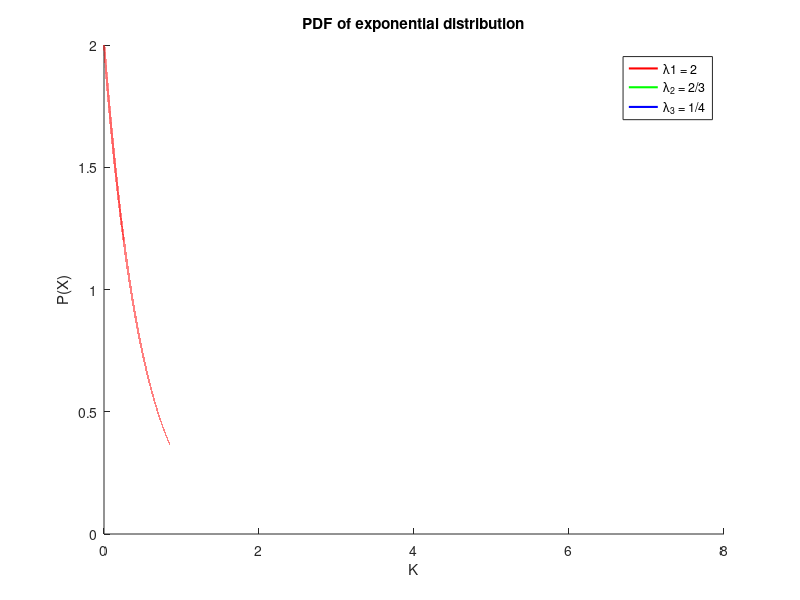
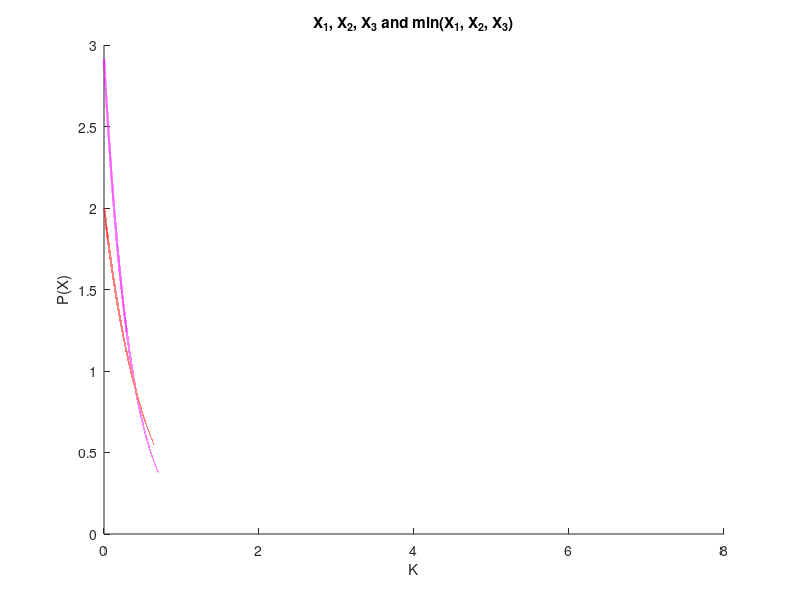
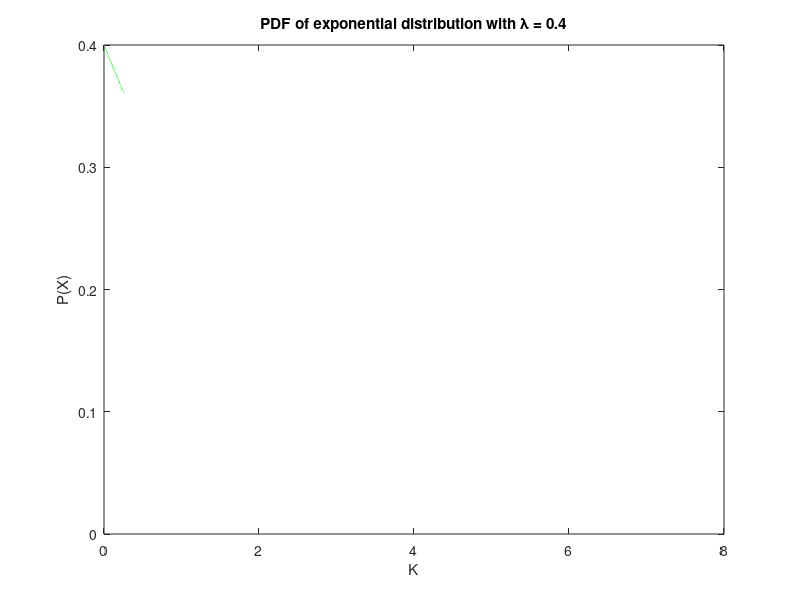
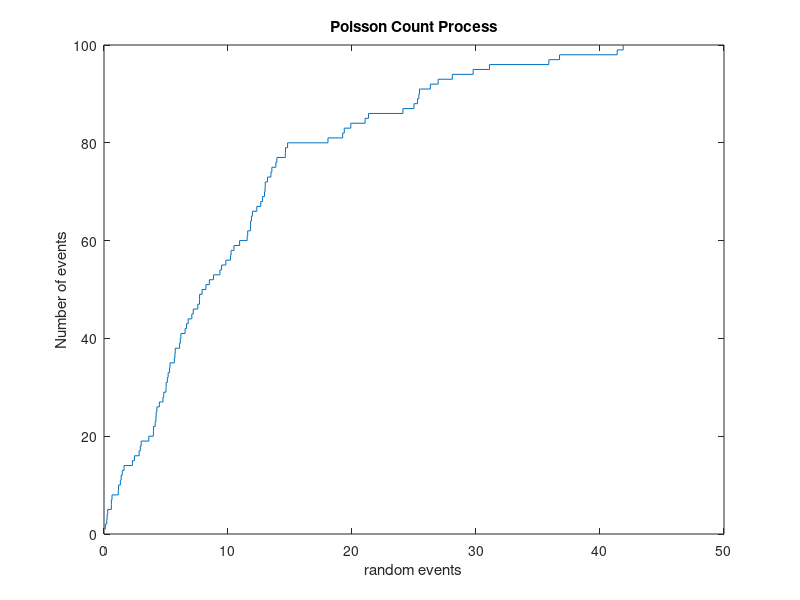

Reproduce these figures in MATLAB, in order. (Note: this script raises an error after producing the figures.)
% Μαγγιώρος Σπυρίδων ΑΜ: 03121834
% Τα παρακάτω τρέχουν σε matlab λόγω του ότι κάποια packages
% πλέον δεν λειτουργούν στο τελευταίο version των macos

%Εκθετική κατανομή

% A)
% μας δίνονται οι τιμές 1/λ, επομένως θα ορίσουμε τις τιμές του λ
mean = [0.5, 1.5, 4];
l = 1 ./ mean;

% Φτιάχνουμε το linspace του κ με step 0.00001
k = 0:0.00001:8
colors = ['r', 'g','b','m', 'b','t','s'];

figure(1);
hold on;
% για κάθε τιμή του λ υπολογίζουμε την pdf και την κάνουμε plot
% για το linspace του k. Δεν κάνουμε iterate με τόσο μικρό step 
% διότι δεν θα τελειώσει ποτέ, στο plot είναι optimized και μπορούμε
% να το χρησιμοποιήσουμε
for i=1:length(mean)
  plot(k, exppdf(k,mean(i)), colors(i), "linewidth", 1.5);
end
hold off;
title("PDF of exponential distribution");
xlabel("K");
ylabel("P(X)");
legend("λ1 = 2","λ_2 = 2/3","λ_3 = 1/4");

% B)

% έχουμε ήδη το exp_pdf για κάθε λ
figure(2);
hold on;
new_lambda = l(1) + l(2) + l(3);
new_mean = 1 ./ new_lambda;
for i=1:length(mean)
    % ξανά plot τα προηγούμενα
    plot(k, exppdf(k, mean(i)), colors(i), "LineWidth", 1.5);
end
% και τέλος plot την καινούργια PDF, με λ = λ1 + λ2 + λ3, E = 1 / (λ1 + λ2
% + λ3)
plot(k, exppdf(k, new_mean), colors(4), "LineWidth",1.5);
hold off;
title("X_1, X_2, X_3 and min(X_1, X_2, X_3)");
xlabel("K");
ylabel("P(X)");

% C)

% Δημιουργία της PDF για την Χ ~ Εκθ(0.4)
figure(3)
plot(k, exppdf(k, 2.5), colors(2), "LineWidth",1.5);
title("PDF of exponential distribution with λ = 0.4");
xlabel("K");
ylabel("P(X)");

% Διαδικασία Καταμέτρησης Poisson

% A)
lambda = 10;
mean = lambda;
% Επειδή θέλουμε τα γεγονότα να είναι διαδοχικά, ταξινομούμε τα γεγονότα
random_events = sort(exprnd(mean, [1 100]));
figure(4);
% Δημιουργούμε μια poisson cdf 
stairs(random_events, 1:length(random_events));
title("Poisson Count Process");
xlabel("random events");
ylabel("Number of events");

% Β)
mean_number_of_events = max(random_events) .* lambda;
display(mean_number_of_events);

figure(5);
% φτιάχνουμε ένα 3x3 figure
tiledlayout(3,3);
title("Plots for every number of events");
% το πλήθος των random events που θέλουμε να τεστάρουμε
num_events = [200, 400, 700, 1000, 5000, 50000, 100000];
for i=1:7
    % σε κάθε bucket βάζουμε το ένα subplot
    nexttile
    random_events = sort(exprnd(mean, [1 num_events(i)]));
    stairs(random_events, 1:length(random_events));
end
